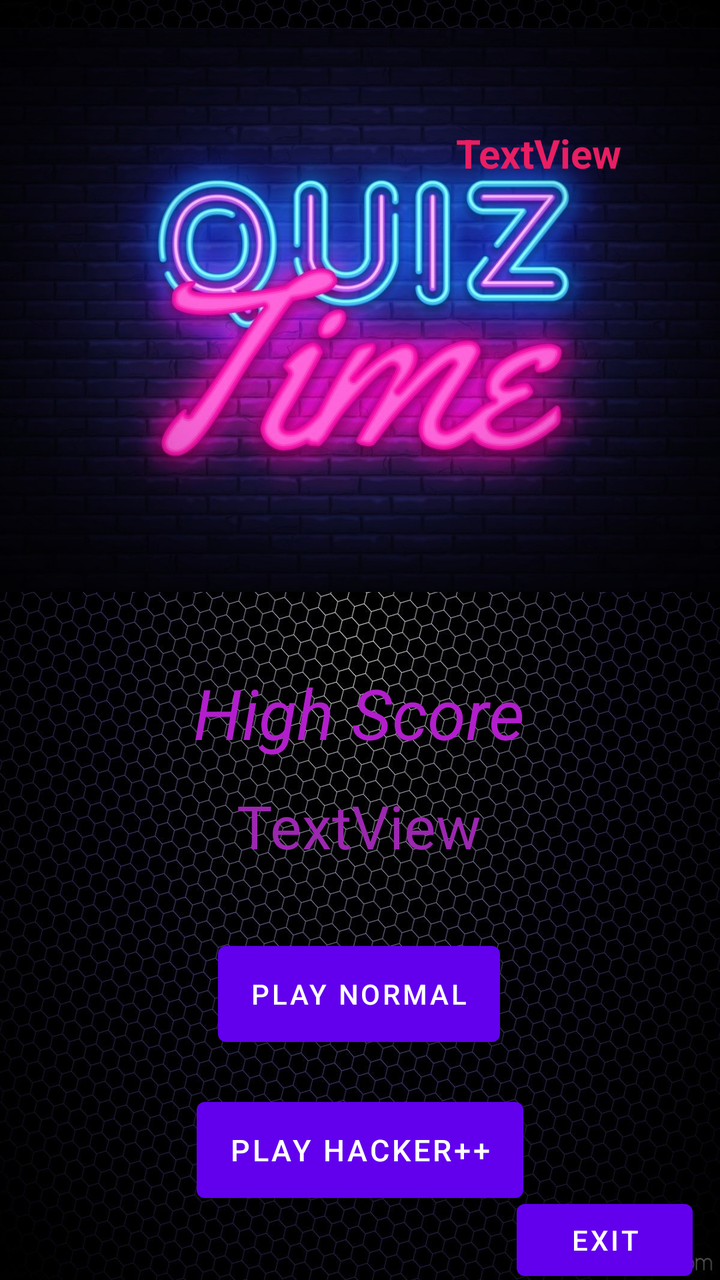
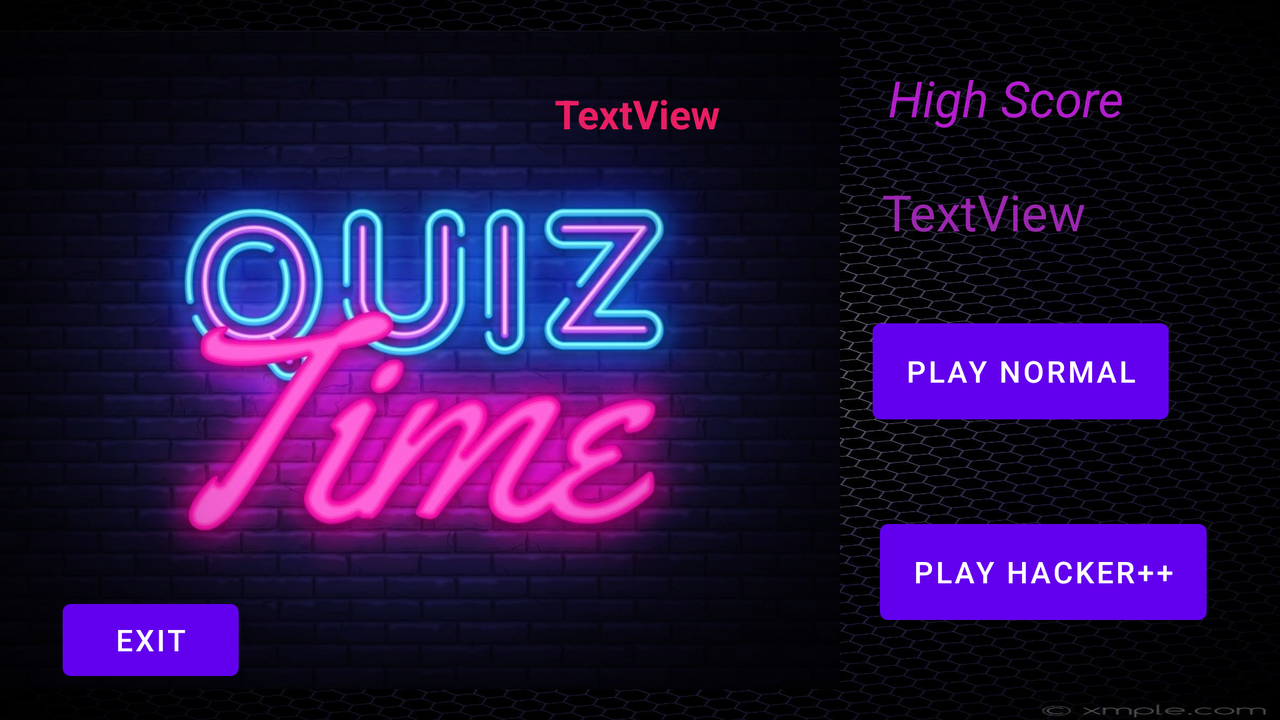

First picture: res/layout/ on a phone held upright. Second picture: the repository's own variant of that layout, on a device whose configuration matches the variant's folder. Source for both follows.
<!-- AndroidManifest.xml: application theme Theme.Quiz_Time2 -->
<!-- res/layout/activity_main.xml -->
<?xml version="1.0" encoding="utf-8"?>
<androidx.constraintlayout.widget.ConstraintLayout xmlns:android="http://schemas.android.com/apk/res/android"
    xmlns:app="http://schemas.android.com/apk/res-auto"
    xmlns:tools="http://schemas.android.com/tools"
    android:layout_width="match_parent"
    android:layout_height="match_parent"
    android:background="@drawable/background6"
    tools:context=".MainActivity" >

    <Button
        android:id="@+id/play"
        android:layout_width="wrap_content"
        android:layout_height="60dp"
        android:layout_marginTop="240dp"
        android:text="play hacker++"
        android:textSize="15dp"
        android:textStyle="normal"
        app:layout_constraintEnd_toEndOf="parent"
        app:layout_constraintStart_toStartOf="parent"
        app:layout_constraintTop_toBottomOf="@+id/imageView3" />

    <ImageView
        android:id="@+id/imageView3"
        android:layout_width="match_parent"
        android:layout_height="300dp"
        android:layout_marginBottom="330dp"
        app:layout_constraintBottom_toBottomOf="parent"
        app:layout_constraintEnd_toEndOf="parent"
        app:layout_constraintStart_toStartOf="parent"
        app:layout_constraintTop_toTopOf="parent"
        app:srcCompat="@drawable/quiz5" />

    <TextView
        android:id="@+id/Score98"
        android:layout_width="wrap_content"
        android:layout_height="wrap_content"
        android:text="TextView"
        android:textColor="#E91E63"
        android:textSize="20dp"
        android:textStyle="bold"
        app:layout_constraintBottom_toBottomOf="@+id/imageView3"
        app:layout_constraintEnd_toEndOf="@+id/imageView3"
        app:layout_constraintHorizontal_bias="0.823"
        app:layout_constraintStart_toStartOf="parent"
        app:layout_constraintTop_toTopOf="parent"
        app:layout_constraintVertical_bias="0.227" />

    <Button
        android:id="@+id/exit"
        android:layout_width="wrap_content"
        android:layout_height="wrap_content"
        android:text="exit"
        app:layout_constraintBottom_toBottomOf="parent"
        app:layout_constraintEnd_toEndOf="parent"
        app:layout_constraintHorizontal_bias="0.95"
        app:layout_constraintStart_toStartOf="parent"
        app:layout_constraintTop_toBottomOf="@+id/play"
        app:layout_constraintVertical_bias="0.712" />

    <TextView
        android:id="@+id/Highscore"
        android:layout_width="wrap_content"
        android:layout_height="wrap_content"
        android:layout_marginTop="28dp"
        android:text="High Score"
        android:textColor="#B21ECC"
        android:textSize="35dp"
        android:textStyle="italic"
        app:layout_constraintEnd_toEndOf="parent"
        app:layout_constraintHorizontal_bias="0.498"
        app:layout_constraintStart_toStartOf="parent"
        app:layout_constraintTop_toBottomOf="@+id/imageView3" />

    <TextView
        android:id="@+id/High_Score"
        android:layout_width="wrap_content"
        android:layout_height="wrap_content"
        android:layout_marginBottom="16dp"
        android:text="TextView"
        android:textColor="#9C27B0"
        android:textSize="30dp"
        app:layout_constraintBottom_toTopOf="@+id/play"
        app:layout_constraintEnd_toEndOf="parent"
        app:layout_constraintHorizontal_bias="0.498"
        app:layout_constraintStart_toStartOf="parent"
        app:layout_constraintTop_toBottomOf="@+id/Highscore"
        app:layout_constraintVertical_bias="0.119" />

    <Button
        android:id="@+id/play_nor"
        android:layout_width="wrap_content"
        android:layout_height="60dp"
        android:layout_marginTop="16dp"
        android:text="play normal"
        app:layout_constraintBottom_toTopOf="@+id/play"
        app:layout_constraintEnd_toEndOf="parent"
        app:layout_constraintHorizontal_bias="0.498"
        app:layout_constraintStart_toStartOf="parent"
        app:layout_constraintTop_toBottomOf="@+id/High_Score" />
</androidx.constraintlayout.widget.ConstraintLayout>
<!-- resources referenced by this layout -->
<resources>
  <!-- drawable background6: jpg bitmap (drawable, 370431 bytes) -->
  <!-- drawable quiz5: jpg bitmap (drawable, 177404 bytes) -->
  <style name="Theme.Quiz_Time2" parent="Theme.MaterialComponents.DayNight.DarkActionBar">
          
          <item name="colorPrimary">@color/purple_500</item>
          <item name="colorPrimaryVariant">@color/purple_700</item>
          <item name="colorOnPrimary">@color/white</item>
          
          <item name="colorSecondary">@color/teal_200</item>
          <item name="colorSecondaryVariant">@color/teal_700</item>
          <item name="colorOnSecondary">@color/black</item>
          
          <item name="android:statusBarColor" tools:targetApi="l">?attr/colorPrimaryVariant</item>
          
      </style>
  <color name="purple_500">#FF6200EE</color>
  <color name="purple_700">#FF3700B3</color>
  <color name="white">#FFFFFFFF</color>
  <color name="teal_200">#FF03DAC5</color>
  <color name="teal_700">#FF018786</color>
  <color name="black">#FF000000</color>
</resources>
<!-- res/layout-land/activity_main.xml (the repository's variant of the layout above) -->
<!-- drawn on the phone turned sideways -->
<?xml version="1.0" encoding="utf-8"?>
<androidx.constraintlayout.widget.ConstraintLayout xmlns:android="http://schemas.android.com/apk/res/android"
    xmlns:app="http://schemas.android.com/apk/res-auto"
    xmlns:tools="http://schemas.android.com/tools"
    android:layout_width="match_parent"
    android:layout_height="match_parent"
    android:background="@drawable/background6"
    tools:context=".MainActivity" >

    <Button
        android:id="@+id/play"
        android:layout_width="wrap_content"
        android:layout_height="60dp"
        android:layout_marginBottom="44dp"
        android:text="play hacker++"
        android:textSize="15dp"
        android:textStyle="normal"
        app:layout_constraintBottom_toBottomOf="parent"
        app:layout_constraintEnd_toEndOf="parent"
        app:layout_constraintHorizontal_bias="0.923"
        app:layout_constraintStart_toStartOf="parent" />

    <ImageView
        android:id="@+id/imageView3"
        android:layout_width="420dp"
        android:layout_height="wrap_content"
        android:layout_marginBottom="330dp"
        app:layout_constraintBottom_toBottomOf="parent"
        app:layout_constraintEnd_toEndOf="parent"
        app:layout_constraintHorizontal_bias="0.0"
        app:layout_constraintStart_toStartOf="parent"
        app:layout_constraintTop_toTopOf="parent"
        app:layout_constraintVertical_bias="0.0"
        app:srcCompat="@drawable/quiz5" />

    <TextView
        android:id="@+id/Score98"
        android:layout_width="wrap_content"
        android:layout_height="wrap_content"
        android:layout_marginBottom="70dp"
        android:gravity="center"
        android:text="TextView"
        android:textColor="#E91E63"
        android:textSize="20dp"
        android:textStyle="bold"
        app:layout_constraintBottom_toBottomOf="@+id/imageView3"
        app:layout_constraintEnd_toEndOf="@+id/imageView3"
        app:layout_constraintHorizontal_bias="0.823"
        app:layout_constraintStart_toStartOf="parent"
        app:layout_constraintTop_toTopOf="parent"
        app:layout_constraintVertical_bias="0.165" />

    <Button
        android:id="@+id/exit"
        android:layout_width="wrap_content"
        android:layout_height="wrap_content"
        android:layout_marginBottom="16dp"
        android:text="exit"
        android:textSize="15dp"
        app:layout_constraintBottom_toBottomOf="parent"
        app:layout_constraintEnd_toEndOf="parent"
        app:layout_constraintHorizontal_bias="0.057"
        app:layout_constraintStart_toStartOf="parent" />

    <TextView
        android:id="@+id/Highscore"
        android:layout_width="wrap_content"
        android:layout_height="wrap_content"
        android:layout_marginTop="32dp"
        android:text="High Score"
        android:textColor="#B21ECC"
        android:textSize="25dp"
        android:textStyle="italic"
        app:layout_constraintEnd_toEndOf="parent"
        app:layout_constraintHorizontal_bias="0.851"
        app:layout_constraintStart_toStartOf="parent"
        app:layout_constraintTop_toTopOf="parent" />

    <TextView
        android:id="@+id/High_Score"
        android:layout_width="wrap_content"
        android:layout_height="wrap_content"
        android:layout_marginBottom="16dp"
        android:gravity="center"
        android:text="TextView"
        android:textColor="#9C27B0"
        android:textSize="25dp"
        app:layout_constraintBottom_toTopOf="@+id/play"
        app:layout_constraintEnd_toEndOf="parent"
        app:layout_constraintHorizontal_bias="0.819"
        app:layout_constraintStart_toStartOf="parent"
        app:layout_constraintTop_toBottomOf="@+id/Highscore"
        app:layout_constraintVertical_bias="0.166" />

    <Button
        android:id="@+id/play_nor"
        android:layout_width="wrap_content"
        android:layout_height="60dp"
        android:layout_marginTop="16dp"
        android:text="play normal"
        android:textSize="15dp"
        app:layout_constraintBottom_toTopOf="@+id/play"
        app:layout_constraintEnd_toEndOf="parent"
        app:layout_constraintHorizontal_bias="0.887"
        app:layout_constraintStart_toStartOf="parent"
        app:layout_constraintTop_toBottomOf="@+id/High_Score"
        app:layout_constraintVertical_bias="0.296" />
</androidx.constraintlayout.widget.ConstraintLayout>
